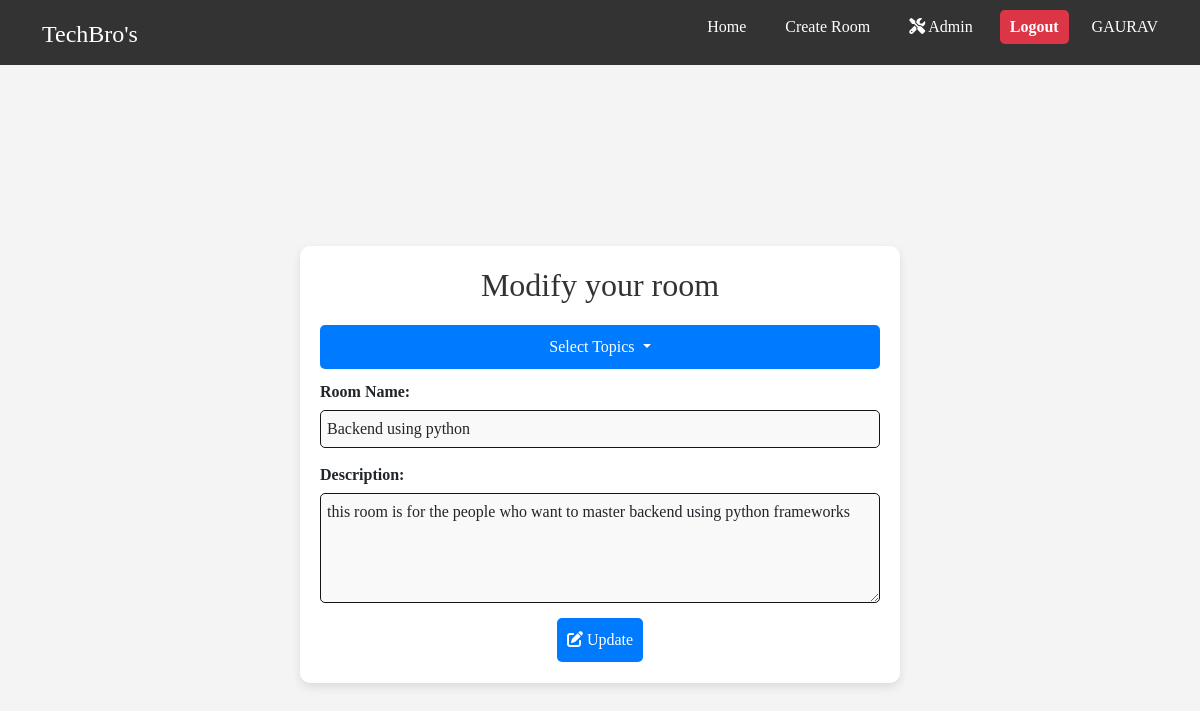
/update-room/26 (signed in), run on the app's committed database.
### main/models.py (models this page shows, shortened)
class Room(models.Model):
    topics = models.ManyToManyField(Topic,related_name="rooms")
    host = models.ForeignKey(User,on_delete=models.SET_NULL,null=True)
    name = models.CharField(max_length=200,)
    description = models.TextField(null=True, blank=True)
    participants = models.ManyToManyField(User,related_name='joined_rooms',through='Membership')
    updated = models.DateTimeField(auto_now=True)
    created = models.DateTimeField(auto_now_add=True)
    class Meta():
        ordering = ['-updated','-created']

### main/views.py (the view)
# urls.py: path('update-room/<int:pk>',views.UpdateRoom,name='update-room'),
@login_required(login_url='login')
def UpdateRoom(request,pk):
    room = get_object_or_404(Room,pk=pk)
    form = RoomForm(instance=room)
    if request.user != room.host :
        return redirect('home')
    if request.method == 'POST':
        form = RoomForm(request.POST,instance=room)
        if form.is_valid():
            form.save()
            return redirect('room',pk=room.id)
    page_title = "Modify your room"
    context = {"form":form ,"page_title":page_title,"page_type":"update"}
    return render(request,'room_create.html',context)

### main/forms.py (shortened to what this page needs)
class RoomForm(forms.ModelForm):
    topics = forms.ModelMultipleChoiceField(
        queryset=Topic.objects.all(),
        widget=forms.SelectMultiple(attrs={"class": "custom-multi-select"}),
        required=True
    )
    class Meta:
        model = Room
        fields = ['topics', 'name', 'description']
        widgets = {
            "name": forms.TextInput(attrs={"placeholder": "Enter room name", "class": "form-control"}),
            "description": forms.Textarea(attrs={"rows": 4, "placeholder": "Enter description", "class": "form-control"}),
        }

### templates/room_create.html (shortened to what this page needs)
{% extends "base.html" %}
{% block content %}
<div class="create-room-container">
    <div class="create-room-box">
        <h2>{{ page_title }}</h2>
        <form method="POST">
            <div class="dropdown">
                <button class="btn btn-secondary dropdown-toggle" type="button" id="dropdownMenuButton" data-bs-toggle="dropdown" aria-expanded="false">
                    Select Topics
                </button>
            </div>
            <label class="form-label">Room Name:</label>
            {{ form.name }}
            <label class="form-label">Description:</label>
            {{ form.description }}
            <button type="submit">
                {% if page_type == "create" %}
                    Create
                {% else %}
                    <i class="fas fa-edit"></i> Update
                {% endif %}
            </button>
        </form>
    </div>
</div>
{% endblock content %}

### templates/base.html (shortened to what this page needs)
<!DOCTYPE html>
{% load static %}
<html lang="en">
  <head>
    <link
      href="https://cdn.jsdelivr.net/npm/bootstrap@5.3.0/dist/css/bootstrap.min.css"
      rel="stylesheet"
    />
    <link rel="stylesheet" href="https://cdnjs.cloudflare.com/ajax/libs/font-awesome/6.5.1/css/all.min.css">
    <link rel="stylesheet" href="https://cdn.jsdelivr.net/npm/bootstrap-icons/font/bootstrap-icons.css">
    <link rel="stylesheet" href="{% static 'css/style.css' %}">
  </head>
  <body>
    <nav class="navbar-cus">
      <div class="container">
        <a href="{% url 'home' %}" class="navbar-brand">TechBro's</a>
        <ul class="nav-links" id="navLinks">
          <li class="nav-item-to-edit"> <a href="{% url 'home' %}">Home</a></li>
            {% if request.user.is_authenticated %}
              <li class="nav-item-to-edit"><a href="{% url 'create-room' %}">Create Room</a></li>
              {% if request.user.is_superuser %}
                <li class="nav-item-to-edit"><a href="{% url 'admin:index' %}" class="Admin"><i class="fa-solid fa-screwdriver-wrench "></i> Admin</a></li>
              {% endif %}
              <li id="nav-logout-button">
                <form action="{% url 'logout' %}" method="POST">
                  <button type="submit" class="logout-button">Logout</button>
                </form>
              </li>
              <li class="nav-user-name"><a href="{% url 'user-profile' request.user.id %}" >{{request.user.username|upper}}</a></li>
          {% endif %}
        </ul>
      </div>
    </nav>
    {% block content %} {% endblock content %}
  </body>
</html>

### static/css/style.css (style rules this page uses)
* { margin: 0; padding-bottom: 1px; box-sizing: border-box; }
body { background-color: #FBFBFB; font-family: 'Times New Roman', Times, serif; }
.logout-button { background-color: #dc3545; color: white; margin-right : 8px; padding: 5px 10px; border: none; border-radius: 5px; font-weight: bold; cursor: pointer; transition: background-color 0.3s ease; }
.create-room-container { display: flex; justify-content: center; align-items: center; height: 100vh; background-color: #f4f4f4; }
.create-room-box { width: 50%; background: #fff; padding: 20px; border-radius: 10px; box-shadow: 0px 4px 10px rgba(0, 0, 0, 0.1); text-align: center; }
.create-room-box h2 { margin-bottom: 20px; color: #333; }
.form-label { font-weight: bold; display: block; margin-bottom: 5px; text-align: left; }
.form-control { width: 100%; padding: 6px; margin-bottom: 15px; border: 1px solid #161414; border-radius: 5px; background: #f9f9f9; }
.create-room-box button { width: 20; background-color: #007bff; color: white; padding: 10px; border: none; border-radius: 5px; cursor: pointer; font-size: 16px; transition: background 0.3s; }
.create-room-box div { text-align: left; margin-bottom: 10px; }
.dropdown-toggle { width: 100%; }
.navbar-cus { background: #333; color: white; display: flex; justify-content: space-between; align-items: center; margin: 0px; }
.navbar-cus .container { padding-top: 5px; display: flex; justify-content: space-between; align-items:center; width: 100%; }
.navbar-brand { font-size: 1.5rem; text-decoration: none; color: white; }
.nav-links { list-style: none; display: flex; gap: 15px; }
.nav-item-to-edit { display: inline; margin-top: 10px; }
.nav-user-name { display: inline; margin-top: 10px; }
.nav-user-name a { text-decoration: none; color: white; transition: color 0.3s ease; }
.nav-links .nav-item-to-edit a { text-decoration: none; color: white; padding: 8px 12px; transition: font-weight 0.2s ease; }
#nav-logout-button { margin-top: 5px; }

### data on the page
Room: name "Backend using python", description "this room is for the people who want to master backend using python frameworks"

### other printed values
{{ request.user.username|upper }} "GAURAV"
{{ page_title }} "Modify your room"
